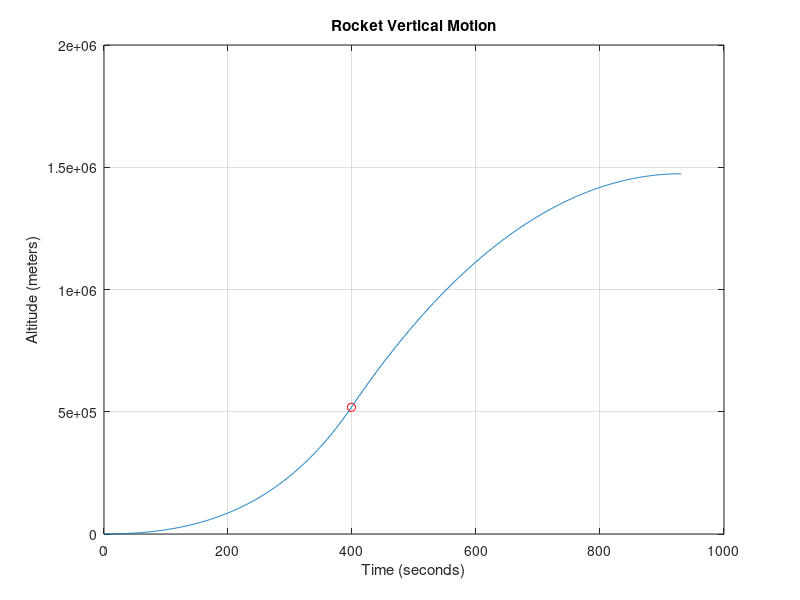
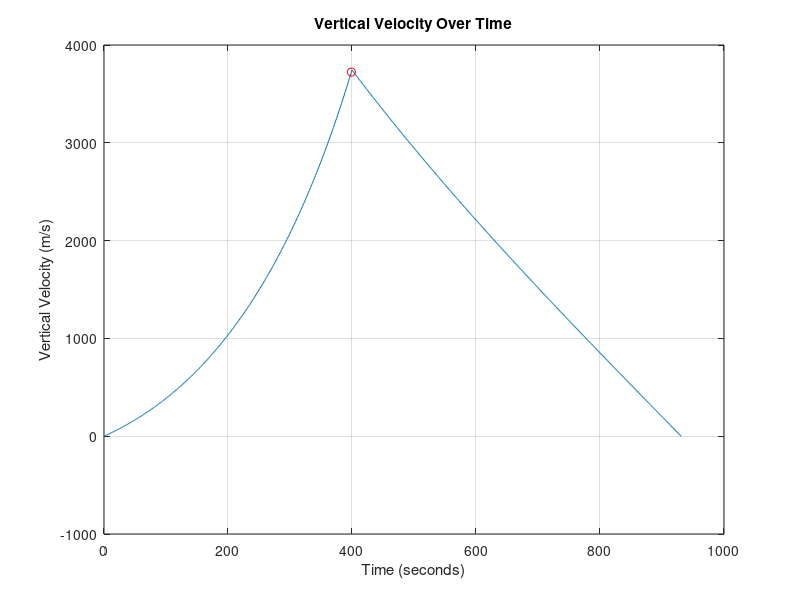
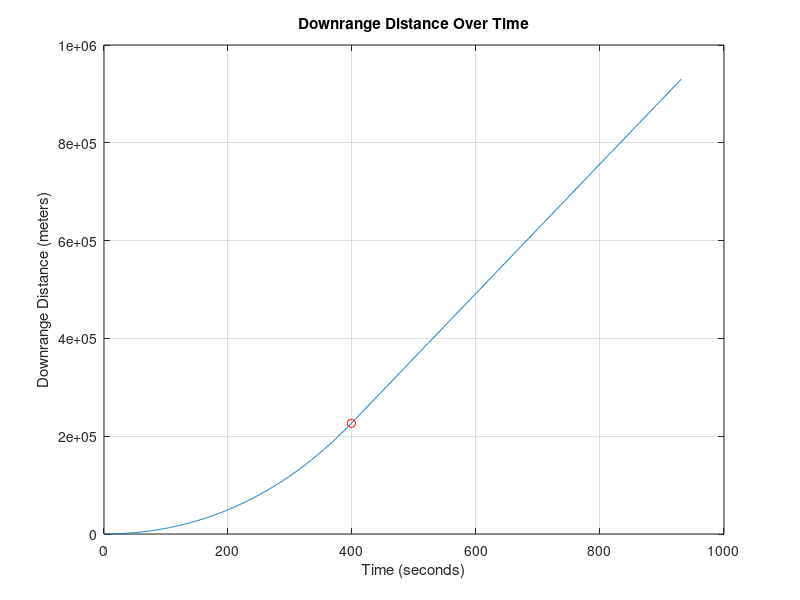
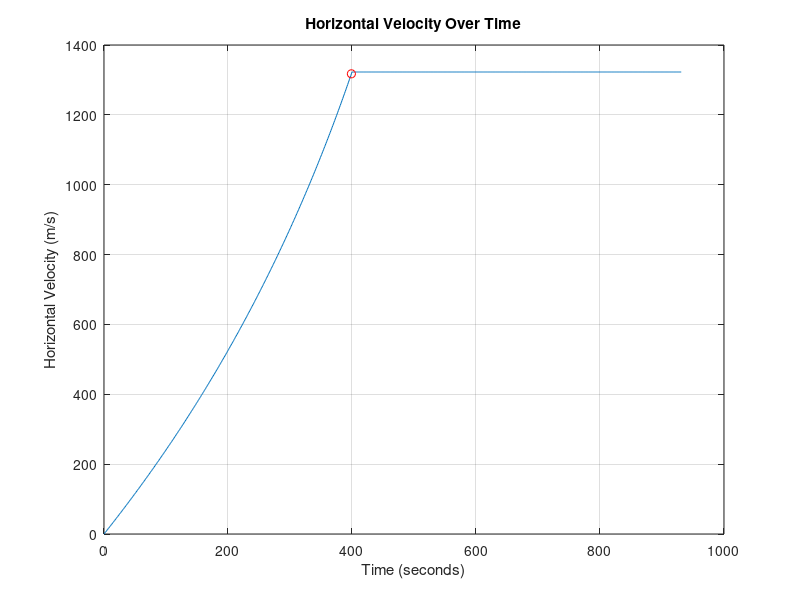

The MATLAB source for these figures, in order:
% Abdel A.
% Rocket Take 3 - Rocket Trajectory Simulation
% This simulates a rocket launch considering thrust, fuel burn,
% changing mass, gravity variation with altitude, and plots everything

clear all;
close all;
clc;

% Constants and Initial Conditions

gBase = -9.8;                  % Acceleration due to gravity at Earth's surface (m/s^2)
Radius_earth = 6.4e6;          % Earth's radius in meters

rocketMass = 1500;             % Dry mass of the rocket in kg
fuelMass = 2000;               % Initial fuel mass in kg
mass = rocketMass + fuelMass;  % Total initial mass in kg

burnRate = 5;                  % Fuel consumption rate in kg/s
timeStep = 1;                  % Time step size in seconds

launchAngle = 80;              % Launch angle in degrees from horizontal
thrust = 45000;                % Constant thrust produced by rocket in newtons

% Calculate thrust components along X and Y directions
thrustY = thrust * sind(launchAngle);  
thrustX = thrust * cosd(launchAngle);

%% Initialize Data Arrays

velX(1) = 0;       % Horizontal velocity (m/s)
velY(1) = 0;       % Vertical velocity (m/s)
vel(1) = 0;        % Total velocity magnitude (m/s)
acc(1) = 0;        % Acceleration magnitude (m/s^2)
alt(1) = 0;        % Altitude (m)
Downrange(1) = 0;  % Horizontal distance traveled (m)
timer(1) = 0;      % Time since launch (s)

i = 1;             % Loop counter

%% Simulation Loop
% Continue looping while vertical velocity is non-negative (ascending)

while velY(i) >= 0
    if fuelMass > 0
        % Calculate new vertical velocity with thrust and gravity
        velY(i+1) = velY(i) + (thrustY/mass + gBase * (Radius_earth/(Radius_earth + alt(i)))^2) * timeStep;
        % Calculate new horizontal velocity with thrust only 
        velX(i+1) = velX(i) + (thrustX / mass) * timeStep;
        
        % Burn fuel
        fuelMass = fuelMass - burnRate * timeStep;
        if fuelMass < 0
            fuelMass = 0; % Prevent negative fuel mass
        end
        x = i; % Record index at fuel burnout 
    else
        % No thrust, only gravity affects vertical velocity
        velY(i+1) = velY(i) + gBase * (Radius_earth/(Radius_earth + alt(i)))^2 * timeStep;
        % Horizontal velocity remains constant without thrust
        velX(i+1) = velX(i);
    end
    
    % Update total velocity magnitude
    vel(i+1) = sqrt(velX(i+1)^2 + velY(i+1)^2);
    
    % Calculate average velocities over time step for altitude and downrange calculation
    avgVelY = (velY(i+1) + velY(i)) / 2;
    avgVelX = (velX(i+1) + velX(i)) / 2;
    
    % Update altitude and downrange using average velocities
    alt(i+1) = alt(i) + avgVelY * timeStep;
    Downrange(i+1) = Downrange(i) + avgVelX * timeStep;
    
    % Calculate acceleration magnitude (rate of change of velocity)
    acc(i+1) = (vel(i+1) - vel(i)) / timeStep;
    
    % Update time
    timer(i+1) = timer(i) + timeStep;
    
    % Update mass (dry rocket + remaining fuel)
    mass = rocketMass + fuelMass;
    
    i = i + 1; % Increment loop counter
end

%% Display Results

fprintf('Immediately After Fuel Burnout:\n');
fprintf('Velocity = %.1f mph\nAltitude = %.1f miles\nRange = %.1f miles\nTime = %.1f seconds\n', ...
    vel(x)*3600/1609.34, alt(x)/1609.34, Downrange(x)/1609.34, timer(x));

fprintf('\nAt Maximum Altitude:\n');
fprintf('Velocity = %.1f mph\nAltitude = %.1f miles\nRange = %.1f miles\nTime = %.1f seconds\n', ...
    vel(end)*3600/1609.34, alt(end)/1609.34, Downrange(end)/1609.34, timer(end));

%% Plotting

figure(1);
plot(timer, alt, timer(x), alt(x), 'or');
title('Rocket Vertical Motion');
xlabel('Time (seconds)');
ylabel('Altitude (meters)');
grid on;

figure(2);
plot(timer, velY, timer(x), velY(x), 'or');
title('Vertical Velocity Over Time');
xlabel('Time (seconds)');
ylabel('Vertical Velocity (m/s)');
grid on;

figure(3);
plot(timer, Downrange, timer(x), Downrange(x), 'or');
title('Downrange Distance Over Time');
xlabel('Time (seconds)');
ylabel('Downrange Distance (meters)');
grid on;

figure(4);
plot(timer, velX, timer(x), velX(x), 'or');
title('Horizontal Velocity Over Time');
xlabel('Time (seconds)');
ylabel('Horizontal Velocity (m/s)');
grid on;
